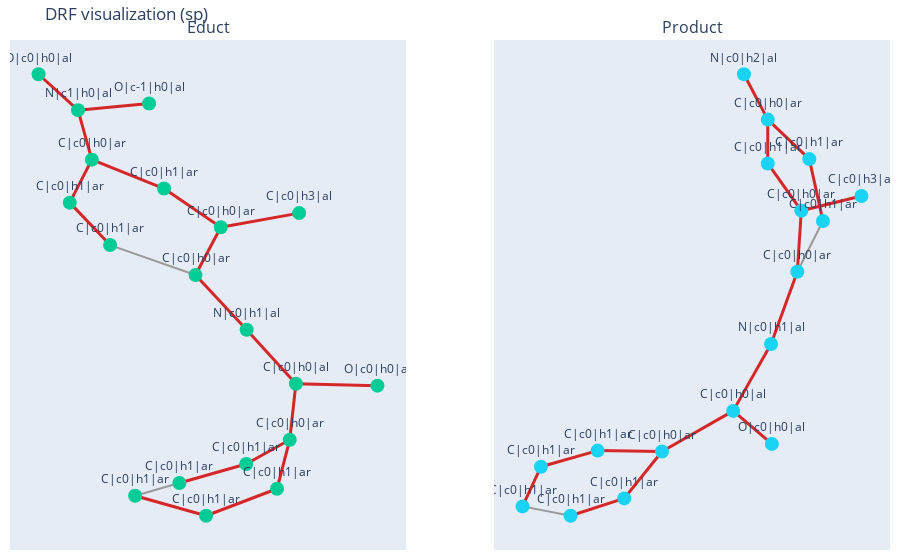

Write notebook code for a chart like this one.
### Code cell
fig_drf_sp.show(renderer="vscode")

### Figure 1 — Plotly figure (JSON) as saved in the notebook; plotly's stock layout.template omitted (floating-point values rounded to 4 significant figures)
{"data": [{"hoverinfo": "none", "line": {"color": "#999", "width": 2}, "mode": "lines", "showlegend": false, "type": "scatter", "x": [-0.1599, 0.004479, null, -0.1117, -0.02656, null], "xaxis": "x", "y": [0.2581, 0.1279, null, -0.8305, -0.7753, null], "yaxis": "y"}, {"hoverinfo": "none", "line": {"color": "#d62728", "width": 3}, "mode": "lines", "showlegend": false, "type": "scatter", "x": [0.2038, 0.05309, null, 0.05309, -0.05608, null, 0.05309, 0.004479, null, -0.05608, -0.1949, null, -0.1949, -0.2215, null, -0.1949, -0.2374, null, -0.2215, -0.2974, null, -0.2215, -0.08478, null, -0.2374, -0.1599, null, 0.004479, 0.1028, null, 0.1028, 0.1976, null, 0.1976, 0.3545, null, 0.1976, 0.1857, null, 0.1857, 0.1613, null, 0.1857, 0.102, null, 0.1613, 0.02483, null, 0.02483, -0.1117, null, -0.02656, 0.102, null], "xaxis": "x", "y": [0.3969, 0.3352, null, 0.3352, 0.5035, null, 0.3352, 0.1279, null, 0.5035, 0.6292, null, 0.6292, 0.844, null, 0.6292, 0.4424, null, 0.844, 1, null, 0.844, 0.8728, null, 0.4424, 0.2581, null, 0.1279, -0.1096, null, -0.1096, -0.344, null, -0.344, -0.3525, null, -0.344, -0.5875, null, -0.5875, -0.8003, null, -0.5875, -0.6929, null, -0.8003, -0.9175, null, -0.9175, -0.8305, null, -0.7753, -0.6929, null], "yaxis": "y"}, {"hoverinfo": "text", "hovertext": ["C|c0|h3|al", "C|c0|h0|ar", "C|c0|h1|ar", "C|c0|h0|ar", "N|c1|h0|al", "O|c0|h0|al", "O|c-1|h0|al", "C|c0|h1|ar", "C|c0|h1|ar", "C|c0|h0|ar", "N|c0|h1|al", "C|c0|h0|al", "O|c0|h0|al", "C|c0|h0|ar", "C|c0|h1|ar", "C|c0|h1|ar", "C|c0|h1|ar", "C|c0|h1|ar", "C|c0|h1|ar"], "marker": {"size": 14}, "mode": "markers+text", "name": "Educt nodes", "showlegend": false, "text": ["C|c0|h3|al", "C|c0|h0|ar", "C|c0|h1|ar", "C|c0|h0|ar", "N|c1|h0|al", "O|c0|h0|al", "O|c-1|h0|al", "C|c0|h1|ar", "C|c0|h1|ar", "C|c0|h0|ar", "N|c0|h1|al", "C|c0|h0|al", "O|c0|h0|al", "C|c0|h0|ar", "C|c0|h1|ar", "C|c0|h1|ar", "C|c0|h1|ar", "C|c0|h1|ar", "C|c0|h1|ar"], "textposition": "top center", "type": "scatter", "x": [0.2038, 0.05309, -0.05608, -0.1949, -0.2215, -0.2974, -0.08478, -0.2374, -0.1599, 0.004479, 0.1028, 0.1976, 0.3545, 0.1857, 0.1613, 0.02483, -0.1117, -0.02656, 0.102], "xaxis": "x", "y": [0.3969, 0.3352, 0.5035, 0.6292, 0.844, 1, 0.8728, 0.4424, 0.2581, 0.1279, -0.1096, -0.344, -0.3525, -0.5875, -0.8003, -0.9175, -0.8305, -0.7753, -0.6929], "yaxis": "y"}, {"hoverinfo": "none", "line": {"color": "#999", "width": 2}, "mode": "lines", "showlegend": false, "type": "scatter", "x": [0.3807, 0.2898, null, -0.685, -0.5147, null], "xaxis": "x2", "y": [0.412, 0.2084, null, -0.732, -0.7695, null], "yaxis": "y2"}, {"hoverinfo": "none", "line": {"color": "#d62728", "width": 3}, "mode": "lines", "showlegend": false, "type": "scatter", "x": [0.5173, 0.304, null, 0.304, 0.1848, null, 0.304, 0.2898, null, 0.1848, 0.185, null, 0.185, 0.1005, null, 0.185, 0.3324, null, 0.3324, 0.3807, null, 0.2898, 0.1966, null, 0.1966, 0.06219, null, 0.06219, 0.1993, null, 0.06219, -0.1902, null, -0.1902, -0.4188, null, -0.1902, -0.3243, null, -0.4188, -0.6196, null, -0.6196, -0.685, null, -0.5147, -0.3243, null], "xaxis": "x2", "y": [0.5123, 0.4533, null, 0.4533, 0.6425, null, 0.4533, 0.2084, null, 0.6425, 0.8183, null, 0.8183, 1, null, 0.8183, 0.6599, null, 0.6599, 0.412, null, 0.2084, -0.08084, null, -0.08084, -0.3492, null, -0.3492, -0.4816, null, -0.3492, -0.5122, null, -0.5122, -0.5084, null, -0.5122, -0.7, null, -0.5084, -0.573, null, -0.573, -0.732, null, -0.7695, -0.7, null], "yaxis": "y2"}, {"hoverinfo": "text", "hovertext": ["C|c0|h3|al", "C|c0|h0|ar", "C|c0|h1|ar", "C|c0|h0|ar", "N|c0|h2|al", "C|c0|h1|ar", "C|c0|h1|ar", "C|c0|h0|ar", "N|c0|h1|al", "C|c0|h0|al", "O|c0|h0|al", "C|c0|h0|ar", "C|c0|h1|ar", "C|c0|h1|ar", "C|c0|h1|ar", "C|c0|h1|ar", "C|c0|h1|ar"], "marker": {"size": 14}, "mode": "markers+text", "name": "Product nodes", "showlegend": false, "text": ["C|c0|h3|al", "C|c0|h0|ar", "C|c0|h1|ar", "C|c0|h0|ar", "N|c0|h2|al", "C|c0|h1|ar", "C|c0|h1|ar", "C|c0|h0|ar", "N|c0|h1|al", "C|c0|h0|al", "O|c0|h0|al", "C|c0|h0|ar", "C|c0|h1|ar", "C|c0|h1|ar", "C|c0|h1|ar", "C|c0|h1|ar", "C|c0|h1|ar"], "textposition": "top center", "type": "scatter", "x": [0.5173, 0.304, 0.1848, 0.185, 0.1005, 0.3324, 0.3807, 0.2898, 0.1966, 0.06219, 0.1993, -0.1902, -0.4188, -0.6196, -0.685, -0.5147, -0.3243], "xaxis": "x2", "y": [0.5123, 0.4533, 0.6425, 0.8183, 1, 0.6599, 0.412, 0.2084, -0.08084, -0.3492, -0.4816, -0.5122, -0.5084, -0.573, -0.732, -0.7695, -0.7], "yaxis": "y2"}], "layout": {"annotations": [{"font": {"size": 16}, "showarrow": false, "text": "Educt", "x": 0.225, "xanchor": "center", "xref": "paper", "y": 1, "yanchor": "bottom", "yref": "paper"}, {"font": {"size": 16}, "showarrow": false, "text": "Product", "x": 0.775, "xanchor": "center", "xref": "paper", "y": 1, "yanchor": "bottom", "yref": "paper"}], "margin": {"b": 10, "l": 10, "r": 10, "t": 40}, "showlegend": false, "title": {"text": "DRF visualization (sp)"}, "xaxis": {"anchor": "y", "domain": [0, 0.45], "showgrid": false, "showticklabels": false, "zeroline": false}, "xaxis2": {"anchor": "y2", "domain": [0.55, 1], "showgrid": false, "showticklabels": false, "zeroline": false}, "yaxis": {"anchor": "x", "domain": [0, 1], "showgrid": false, "showticklabels": false, "zeroline": false}, "yaxis2": {"anchor": "x2", "domain": [0, 1], "showgrid": false, "showticklabels": false, "zeroline": false}}}
